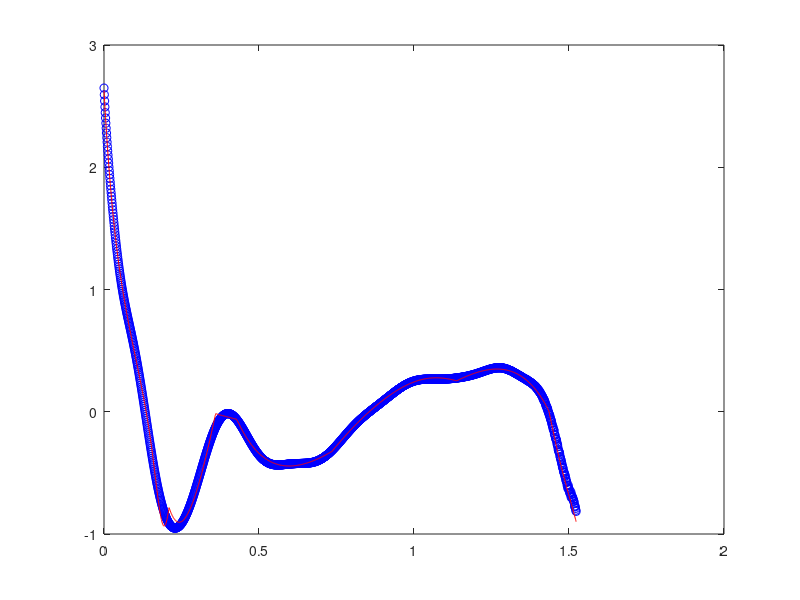

The MATLAB source for this figure:
clc;clear;close all ;
M= csvread("OptTrajectory.csv");

t=M(:,1);
l=M(:,2);
psi=M(:,3);
theta=M(:,4);v=M(:,5);psi_dot=M(:,6);theta_dot=M(:,7);Tl=M(:,8);Tr=M(:,9);
% disp(M);

% l_poly = polyfit(t,l,20);
% psi_poly = polyfit(t,psi,20);
% theta_poly = polyfit(t,theta,20);
% 
% v_poly = polyfit(t,v,20);
% psi_dot_poly = polyfit(t,psi_dot,20);
% theta_dot_poly = polyfit(t,theta_dot,20);
Tl_poly = polyfit(t,Tl,30);
Tr_poly = polyfit(t,Tr,30);

plot(t,polyval(Tr_poly,t),'bo',t,Tr,'r-')


